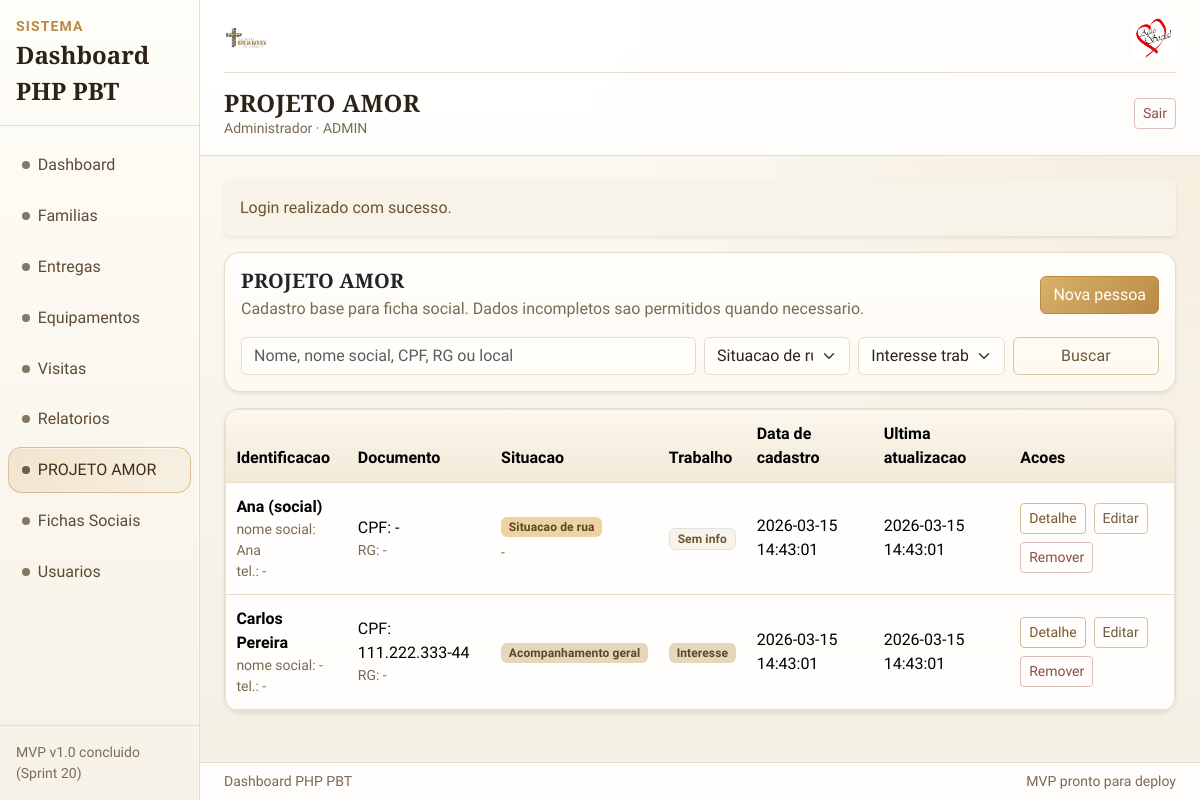
Page /people (signed in) on the committed database.
### tables this page shows
CREATE TABLE IF NOT EXISTS people (
  id INT AUTO_INCREMENT PRIMARY KEY,
  full_name VARCHAR(160) NULL,
  social_name VARCHAR(160) NULL,
  cpf VARCHAR(14) NULL UNIQUE,
  rg VARCHAR(20) NULL,
  birth_date DATE NULL,
  approx_age INT NULL,
  gender VARCHAR(20) NULL,
  is_homeless TINYINT(1) NOT NULL DEFAULT 0,
  homeless_time VARCHAR(20) NULL,
  stay_location VARCHAR(200) NULL,
  phone VARCHAR(20) NULL,
  previous_address VARCHAR(200) NULL,
  has_family_in_region TINYINT(1) NOT NULL DEFAULT 0,
  family_contact VARCHAR(200) NULL,
  education_level VARCHAR(40) NULL,
  profession_skills VARCHAR(200) NULL,
  formal_work_history TINYINT(1) NOT NULL DEFAULT 0,
  work_interest TINYINT(1) NOT NULL DEFAULT 0,
  work_interest_detail VARCHAR(200) NULL,
  chronic_disease VARCHAR(80) NULL,
  has_physical_disability TINYINT(1) NOT NULL DEFAULT 0,
  physical_disability_details VARCHAR(200) NULL,
  uses_continuous_medication TINYINT(1) NOT NULL DEFAULT 0,
  continuous_medication_details VARCHAR(200) NULL,
  social_benefit VARCHAR(80) NULL,
  created_at DATETIME NOT NULL DEFAULT CURRENT_TIMESTAMP,
  updated_at DATETIME NULL DEFAULT NULL ON UPDATE CURRENT_TIMESTAMP,
  INDEX idx_people_full_name (full_name),
  INDEX idx_people_social_name (social_name),
  INDEX idx_people_is_homeless (is_homeless),
  INDEX idx_people_updated_at (updated_at)
);

### app/Views/people/index.php (the view, shortened to what the rows shown need)
<div class="card border-0 shadow-sm mb-3">
    <div class="card-body">
        <div class="d-flex flex-column flex-md-row justify-content-between align-items-md-center gap-2 mb-3">
            <div>
                <h2 class="h5 mb-1">PROJETO AMOR</h2>
            </div>
        </div>
    </div>
</div>
<div class="card border-0 shadow-sm">
    <div class="table-responsive">
        <table class="table align-middle mb-0">
            <thead>
                <tr>
                    <th>Identificacao</th>
                    <th>Documento</th>
                    <th>Situacao</th>
                    <th>Trabalho</th>
                    <th>Data de cadastro</th>
                    <th>Ultima atualizacao</th>
                    <th>Acoes</th>
                </tr>
            </thead>
            <tbody>
            <?php if (empty($people)) : ?>
                <tr>
                    <td colspan="7" class="text-secondary p-4">Nenhuma pessoa encontrada.</td>
                </tr>
            <?php else : ?>
                <?php foreach ($people as $person) : ?>
                    <?php $id = (int) ($person['id'] ?? 0); ?>
                    <tr>
                        <td>
                            <div class="fw-semibold"><?= htmlspecialchars((string) (($person['full_name'] ?? '') ?: ($person['social_name'] ?? 'Sem identificacao')), ENT_QUOTES, 'UTF-8') ?></div>
                            <div class="small text-secondary">
                                nome social: <?= htmlspecialchars((string) (($person['social_name'] ?? '') ?: '-'), ENT_QUOTES, 'UTF-8') ?>
                            </div>
                            <div class="small text-secondary">
                                tel.: <?= htmlspecialchars((string) (($person['phone'] ?? '') ?: '-'), ENT_QUOTES, 'UTF-8') ?>
                            </div>
                        </td>
                        <td>
                            <div>CPF: <?= htmlspecialchars((string) (($person['cpf'] ?? '') ?: '-'), ENT_QUOTES, 'UTF-8') ?></div>
                            <div class="small text-secondary">RG: <?= htmlspecialchars((string) (($person['rg'] ?? '') ?: '-'), ENT_QUOTES, 'UTF-8') ?></div>
                        </td>
                        <td>
                            <?php if ((int) ($person['is_homeless'] ?? 0) === 1) : ?>
                                <span class="badge text-bg-warning">Situacao de rua</span>
                                <div class="small text-secondary mt-1"><?= htmlspecialchars((string) (($person['homeless_time'] ?? '') ?: '-'), ENT_QUOTES, 'UTF-8') ?></div>
                            <?php else : ?>
                                <span class="badge text-bg-success">Acompanhamento geral</span>
                            <?php endif; ?>
                        </td>
                        <td>
                            <?= ((int) ($person['work_interest'] ?? 0) === 1)
                                ? '<span class="badge text-bg-success">Interesse</span>'
                                : '<span class="badge text-bg-light border">Sem info</span>' ?>
                        </td>
                        <td><?= htmlspecialchars((string) (($person['created_at'] ?? '') ?: '-'), ENT_QUOTES, 'UTF-8') ?></td>
                        <td><?= htmlspecialchars((string) (($person['updated_at'] ?? '') ?: ($person['created_at'] ?? '-')), ENT_QUOTES, 'UTF-8') ?></td>
                        <td>
                            <div class="d-flex flex-wrap gap-2">
                                <a class="btn btn-sm btn-outline-primary" href="/people/show?id=<?= $id ?>">Detalhe</a>
                                <a class="btn btn-sm btn-outline-secondary" href="/people/edit?id=<?= $id ?>">Editar</a>
                                <form method="post" action="/people/delete?id=<?= $id ?>" class="m-0" onsubmit="return confirm('Remover pessoa acompanhada e historico vinculado?');">
                                    <button type="submit" class="btn btn-sm btn-outline-danger">Remover</button>
                                </form>
                            </div>
                        </td>
                    </tr>
                <?php endforeach; ?>
            <?php endif; ?>
            </tbody>
        </table>
    </div>
</div>

### rows in the picture
people: full_name "Ana (social)", social_name "Ana", phone "-", cpf "-", rg "-", homeless_time "-", work_interest "Sem info", created_at "2026-03-15 14:43:01"
people: full_name "Carlos Pereira", social_name "-", phone "-", cpf "111.222.333-44", rg "-", is_homeless "Acompanhamento geral", work_interest "Interesse", created_at "2026-03-15 14:43:01"

### other values in the picture
$layoutAppName "Dashboard PHP PBT"
$item['label'] "Dashboard"
$item['label'] "Familias"
$item['label'] "Entregas"
$item['label'] "Equipamentos"
$item['label'] "Visitas"
$item['label'] "Relatorios"
$item['label'] "PROJETO AMOR"
$item['label'] "Fichas Sociais"
$item['label'] "Usuarios"
$layoutTitle "PROJETO AMOR"
$layoutUserName "Administrador"
$layoutUserRole "ADMIN"
$success "Login realizado com sucesso."
